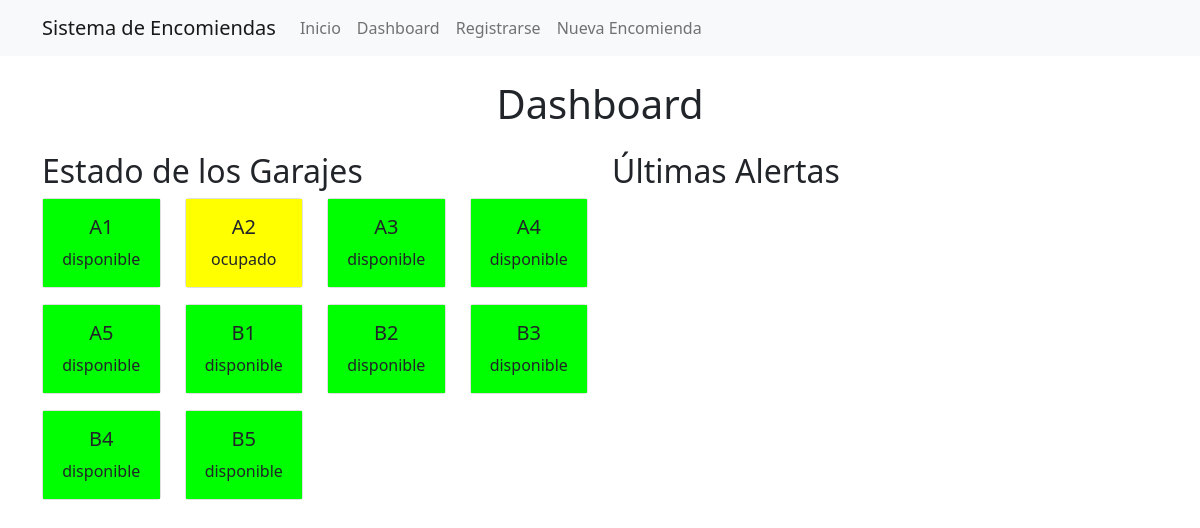
Page /dashboard on the earlier database version.
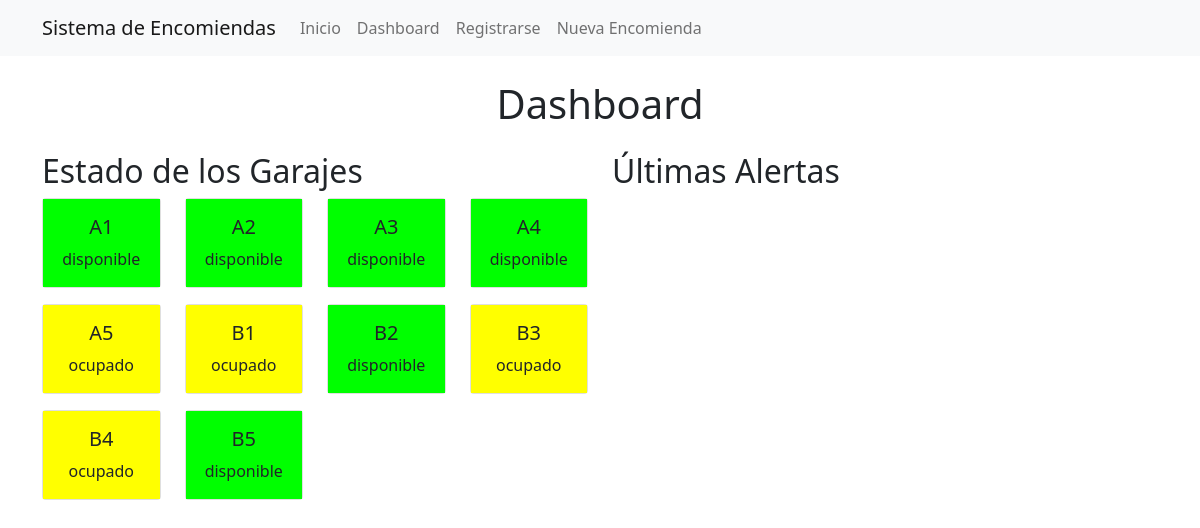
Same page on the later database version.
### tables this page shows
CREATE TABLE garajes (
    id TEXT PRIMARY KEY,
    estado TEXT NOT NULL
);

### app.py (the view)
@app.route('/dashboard')
def dashboard():
    conn = get_db_connection()
    garajes = conn.execute('SELECT * FROM garajes').fetchall()
    alertas = conn.execute('SELECT * FROM alertas ORDER BY fecha DESC LIMIT 5').fetchall()
    conn.close()
    return render_template('dashboard.html', garajes=garajes, alertas=alertas)

### app.py (called while the page is built)
def get_db_connection():
    conn = sqlite3.connect('database.db')
    conn.row_factory = sqlite3.Row
    return conn

### templates/dashboard.html (shortened to what this page needs)
{% extends "base.html" %}
{% block content %}
<h1 class="text-center mb-4">Dashboard</h1>
<div class="row">
    <div class="col-md-6">
        <h2>Estado de los Garajes</h2>
        <div class="row">
            {% for garaje in garajes %}
            <div class="col-3 mb-3">
                <div class="card">
                    <div class="card-body text-center {{ garaje['estado'] }}">
                        <h5 class="card-title">{{ garaje['id'] }}</h5>
                        <p class="card-text">{{ garaje['estado'] }}</p>
                    </div>
                </div>
            </div>
            {% endfor %}
        </div>
    </div>
    <div class="col-md-6">
        <h2>Últimas Alertas</h2>
    </div>
</div>
{% endblock %}

### templates/base.html (shortened to what this page needs)
<!DOCTYPE html>
<html lang="es">
<head>
    <link href="https://cdn.jsdelivr.net/npm/bootstrap@5.1.3/dist/css/bootstrap.min.css" rel="stylesheet">
    <link rel="stylesheet" href="{{ url_for('static', filename='style.css') }}">
</head>
<body>
    <nav class="navbar navbar-expand-lg navbar-light bg-light">
        <div class="container">
            <a class="navbar-brand" href="{{ url_for('index') }}">Sistema de Encomiendas</a>
            <div class="collapse navbar-collapse" id="navbarNav">
                <ul class="navbar-nav">
                    <li class="nav-item"><a class="nav-link" href="{{ url_for('index') }}">Inicio</a></li>
                    <li class="nav-item"><a class="nav-link" href="{{ url_for('dashboard') }}">Dashboard</a></li>
                    <li class="nav-item"><a class="nav-link" href="{{ url_for('register') }}">Registrarse</a></li>
                    <li class="nav-item"><a class="nav-link" href="{{ url_for('encomienda') }}">Nueva Encomienda</a></li>
                </ul>
            </div>
        </div>
    </nav>
    <div class="container mt-4">
        {% block content %}{% endblock %}
    </div>
</body>
</html>

### static/style.css (style rules this page uses)
.disponible { background-color: #00ff00; }
.ocupado { background-color: #ffff00; }

Differences in the rows shown:
changed garajes "A2": estado "ocupado" → "disponible"
changed garajes "A5": estado "disponible" → "ocupado"
changed garajes "B1": estado "disponible" → "ocupado"
changed garajes "B3": estado "disponible" → "ocupado"
changed garajes "B4": estado "disponible" → "ocupado"
